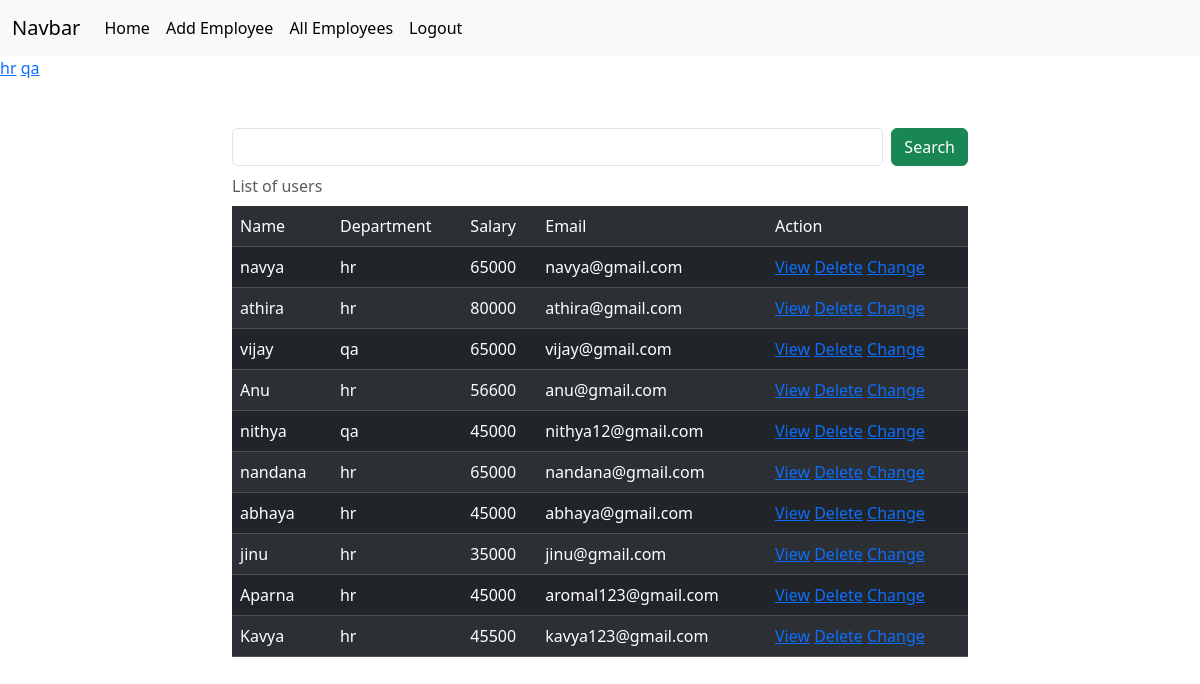
Page /employees/all/ (signed in) on the committed database.
### crm/models.py (models this page shows, shortened)
class Employees(models.Model):
    name=models.CharField(max_length=200)
    department=models.CharField(max_length=200)
    salary=models.PositiveIntegerField()
    email=models.EmailField(unique=True)
    contact=models.CharField(max_length=10,null=True)
    age=models.PositiveIntegerField()
    profile_pic=models.ImageField(upload_to="images",null=True,blank=True)
    dob=models.DateField(null=True,blank=True)

### crm/views.py (the view, shortened to what this page needs)
# urls.py: path('employees/all/',views.EmployeesListView.as_view(),name="emp-all"),
@method_decorator(signin_required,name="dispatch")
class EmployeesListView(View):
    def get(self,request,*args,**kwargs):
         qs=Employees.objects.all()
         department=Employees.objects.all().values_list("department",flat=True).distinct()
         print(department)
         if "department" in request.GET:
             dept=request.GET.get("department")
             qs=qs.filter(department__iexact=dept)
         return render(request,"emp_list.html",{"data":qs,"department":department})

### crm/views.py (called while the page is built)
def signin_required(fn):
    def wrapper(request,*args,**kwargs):
        if not request.user.is_authenticated:
            messages.error(request,"invalid session")
            return redirect("signin")
        else:
            return fn(request,*args,**kwargs)
    return wrapper

### crm/templates/emp_list.html (shortened to what this page needs)
{%extends 'base.html'%}
{%block body_block%}
<div>
{%for dep in department%}
<a href="{%url 'emp-all'%}?department={{dep}}">{{dep}}</a>
{%endfor%}
</div>
<div class="container mt-5">
  <div class="row">
    <div class="col-2"></div>
    <div class="col-8">
       <form action="" method="post">
      <div class="d-flex">
        <input type="text" name="box" class="form-control me-2">
        <button type="submit" class="btn btn-success">Search</button>
      </div>
       </form>
    </div>
    <div class="col-2"></div>
  </div>
</div>
    <div class="container">
      <div class="row">
        <div class="col-2">
        </div>
        <div class="col-8">
          <table class="table table-dark table-striped caption-top">
            <caption>List of users</caption>
            <tr>
              <td>Name</td>
              <td>Department</td>
              <td>Salary</td>
              <td>Email</td>
              <td>Action</td>
            </tr>
            {%for emp in data%}
            <tr>
              <td>{{emp.name}}</td>
              <td>{{emp.department}}</td>
              <td>{{emp.salary}}</td>
              <td>{{emp.email}}</td>
              <td>
                <a href="{%url 'emp-details' emp.id%}">View</a>
                <a href="{%url 'emp-delete' emp.id%}">Delete</a>
                <a href="{%url 'emp-edit' emp.id%}">Change</a>
              </td>
            </tr>
            {%endfor%}
          </table>
        </div>
        <div class="col-2"></div>
      </div>
    </div>
{%endblock%}

### crm/templates/base.html (shortened to what this page needs)
<!DOCTYPE html>
<html lang="en">
<head>
    <link href="https://cdn.jsdelivr.net/npm/bootstrap@5.3.2/dist/css/bootstrap.min.css" rel="stylesheet">
</head>
<body>
    <nav class="navbar navbar-expand-lg bg-light">
        <div class="container-fluid">
          <a class="navbar-brand" href="#">Navbar</a>
          <div class="collapse navbar-collapse" id="navbarSupportedContent">
            <ul class="navbar-nav me-auto mb-2 mb-lg-0">
              <li class="nav-item">
                <a class="nav-link active" aria-current="page" href="#">Home</a>
              </li>
              <li class="nav-item">
                <a class="nav-link active" aria-current="page" href="{%url 'emp-add'%}">Add Employee</a>
              </li>
              <li class="nav-item">
                <a class="nav-link active" aria-current="page" href="{%url 'emp-all'%}">All Employees</a>
              </li>
              <li class="nav-item">
                <a class="nav-link active" aria-current="page" href="{%url 'signout'%}">Logout</a>
              </li>
          </div>
        </div>
      </nav>
 {%block body_block%}
  {%endblock%}
</body>
</html>

### rows in the picture
Employees: name "navya", department "hr", salary "65000", email "navya@gmail.com"
Employees: name "athira", department "hr", salary "80000", email "athira@gmail.com"
Employees: name "vijay", department "qa", salary "65000", email "vijay@gmail.com"
Employees: name "Anu", department "hr", salary "56600", email "anu@gmail.com"
Employees: name "nithya", department "qa", salary "45000", email "nithya12@gmail.com"
Employees: name "nandana", department "hr", salary "65000", email "nandana@gmail.com"
Employees: name "abhaya", department "hr", salary "45000", email "abhaya@gmail.com"
Employees: name "jinu", department "hr", salary "35000", email "jinu@gmail.com"
Employees: name "Aparna", department "hr", salary "45000", email "aromal123@gmail.com"
Employees: name "Kavya", department "hr", salary "45500", email "kavya123@gmail.com"

### other values in the picture
{{ dep }} "hr" "qa"
